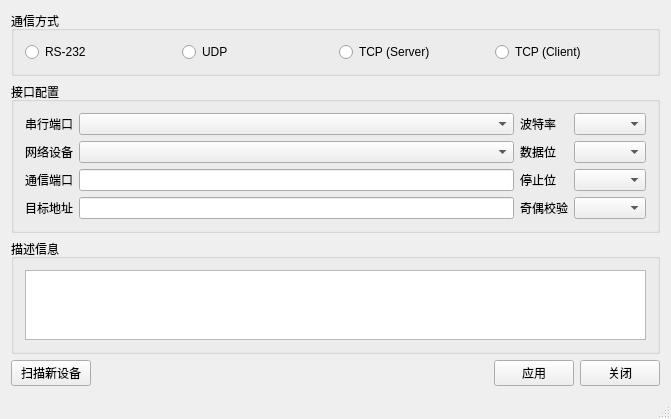
<?xml version="1.0" encoding="UTF-8"?>
<ui version="4.0">
 <class>MainWindow</class>
 <widget class="QMainWindow" name="MainWindow">
  <property name="geometry">
   <rect>
    <x>0</x>
    <y>0</y>
    <width>671</width>
    <height>399</height>
   </rect>
  </property>
  <property name="windowTitle">
   <string>MainWindow</string>
  </property>
  <widget class="QWidget" name="centralWidget">
   <layout class="QHBoxLayout" name="horizontalLayout_3">
    <item>
     <layout class="QVBoxLayout" name="verticalLayout">
      <item>
       <widget class="QGroupBox" name="groupBox">
        <property name="title">
         <string>通信方式</string>
        </property>
        <layout class="QHBoxLayout" name="horizontalLayout">
         <item>
          <widget class="QRadioButton" name="radioRS232">
           <property name="text">
            <string>RS-232</string>
           </property>
          </widget>
         </item>
         <item>
          <widget class="QRadioButton" name="radioUDP">
           <property name="text">
            <string>UDP</string>
           </property>
          </widget>
         </item>
         <item>
          <widget class="QRadioButton" name="radioTCPServer">
           <property name="text">
            <string>TCP (Server)</string>
           </property>
          </widget>
         </item>
         <item>
          <widget class="QRadioButton" name="radioTCPClient">
           <property name="text">
            <string>TCP (Client)</string>
           </property>
          </widget>
         </item>
        </layout>
       </widget>
      </item>
      <item>
       <widget class="QGroupBox" name="groupBox_2">
        <property name="title">
         <string>接口配置</string>
        </property>
        <layout class="QGridLayout" name="gridLayout_2">
         <item row="0" column="0">
          <widget class="QLabel" name="label">
           <property name="text">
            <string>串行端口</string>
           </property>
           <property name="buddy">
            <cstring>boxSPort</cstring>
           </property>
          </widget>
         </item>
         <item row="0" column="1">
          <widget class="QComboBox" name="boxSPort"/>
         </item>
         <item row="0" column="2">
          <widget class="QLabel" name="label_5">
           <property name="text">
            <string>波特率</string>
           </property>
           <property name="buddy">
            <cstring>boxBaudRate</cstring>
           </property>
          </widget>
         </item>
         <item row="0" column="3">
          <widget class="QComboBox" name="boxBaudRate"/>
         </item>
         <item row="1" column="0">
          <widget class="QLabel" name="label_2">
           <property name="text">
            <string>网络设备</string>
           </property>
           <property name="buddy">
            <cstring>boxNetDevice</cstring>
           </property>
          </widget>
         </item>
         <item row="1" column="1">
          <widget class="QComboBox" name="boxNetDevice"/>
         </item>
         <item row="1" column="2">
          <widget class="QLabel" name="label_6">
           <property name="text">
            <string>数据位</string>
           </property>
           <property name="buddy">
            <cstring>boxDataBits</cstring>
           </property>
          </widget>
         </item>
         <item row="1" column="3">
          <widget class="QComboBox" name="boxDataBits"/>
         </item>
         <item row="2" column="0">
          <widget class="QLabel" name="label_3">
           <property name="text">
            <string>通信端口</string>
           </property>
           <property name="buddy">
            <cstring>editPortNum</cstring>
           </property>
          </widget>
         </item>
         <item row="2" column="1">
          <widget class="QLineEdit" name="editPortNum"/>
         </item>
         <item row="2" column="2">
          <widget class="QLabel" name="label_7">
           <property name="text">
            <string>停止位</string>
           </property>
           <property name="buddy">
            <cstring>boxStopBits</cstring>
           </property>
          </widget>
         </item>
         <item row="2" column="3">
          <widget class="QComboBox" name="boxStopBits"/>
         </item>
         <item row="3" column="0">
          <widget class="QLabel" name="label_4">
           <property name="text">
            <string>目标地址</string>
           </property>
           <property name="buddy">
            <cstring>editDestAddress</cstring>
           </property>
          </widget>
         </item>
         <item row="3" column="1">
          <widget class="QLineEdit" name="editDestAddress"/>
         </item>
         <item row="3" column="2">
          <widget class="QLabel" name="label_8">
           <property name="text">
            <string>奇偶校验</string>
           </property>
           <property name="buddy">
            <cstring>boxParity</cstring>
           </property>
          </widget>
         </item>
         <item row="3" column="3">
          <widget class="QComboBox" name="boxParity"/>
         </item>
        </layout>
        <zorder>label</zorder>
        <zorder>boxSPort</zorder>
        <zorder>label_2</zorder>
        <zorder>boxNetDevice</zorder>
        <zorder>label_3</zorder>
        <zorder>editPortNum</zorder>
        <zorder>label_4</zorder>
        <zorder>editDestAddress</zorder>
        <zorder>label_5</zorder>
        <zorder>boxBaudRate</zorder>
        <zorder>label_6</zorder>
        <zorder>boxDataBits</zorder>
        <zorder>label_7</zorder>
        <zorder>boxStopBits</zorder>
        <zorder>boxParity</zorder>
        <zorder>label_8</zorder>
       </widget>
      </item>
      <item>
       <widget class="QGroupBox" name="groupBox_3">
        <property name="title">
         <string>描述信息</string>
        </property>
        <layout class="QGridLayout" name="gridLayout">
         <item row="0" column="0">
          <widget class="QTextBrowser" name="textBrowser"/>
         </item>
        </layout>
       </widget>
      </item>
      <item>
       <layout class="QHBoxLayout" name="horizontalLayout_2">
        <item>
         <widget class="QPushButton" name="btnScan">
          <property name="text">
           <string>扫描新设备</string>
          </property>
         </widget>
        </item>
        <item>
         <spacer name="horizontalSpacer">
          <property name="orientation">
           <enum>Qt::Horizontal</enum>
          </property>
          <property name="sizeHint" stdset="0">
           <size>
            <width>40</width>
            <height>20</height>
           </size>
          </property>
         </spacer>
        </item>
        <item>
         <widget class="QPushButton" name="btnApply">
          <property name="text">
           <string>应用</string>
          </property>
         </widget>
        </item>
        <item>
         <widget class="QPushButton" name="btnClose">
          <property name="text">
           <string>关闭</string>
          </property>
         </widget>
        </item>
       </layout>
      </item>
     </layout>
    </item>
   </layout>
  </widget>
  <widget class="QMenuBar" name="menuBar">
   <property name="geometry">
    <rect>
     <x>0</x>
     <y>0</y>
     <width>671</width>
     <height>23</height>
    </rect>
   </property>
  </widget>
  <widget class="QStatusBar" name="statusBar"/>
 </widget>
 <layoutdefault spacing="6" margin="11"/>
 <tabstops>
  <tabstop>btnClose</tabstop>
  <tabstop>radioRS232</tabstop>
  <tabstop>radioUDP</tabstop>
  <tabstop>radioTCPServer</tabstop>
  <tabstop>radioTCPClient</tabstop>
  <tabstop>boxSPort</tabstop>
  <tabstop>boxBaudRate</tabstop>
  <tabstop>boxDataBits</tabstop>
  <tabstop>boxStopBits</tabstop>
  <tabstop>boxParity</tabstop>
  <tabstop>boxNetDevice</tabstop>
  <tabstop>editPortNum</tabstop>
  <tabstop>editDestAddress</tabstop>
  <tabstop>btnScan</tabstop>
  <tabstop>btnApply</tabstop>
  <tabstop>textBrowser</tabstop>
 </tabstops>
 <resources/>
 <connections>
  <connection>
   <sender>btnClose</sender>
   <signal>clicked()</signal>
   <receiver>MainWindow</receiver>
   <slot>close()</slot>
   <hints>
    <hint type="sourcelabel">
     <x>618</x>
     <y>360</y>
    </hint>
    <hint type="destinationlabel">
     <x>618</x>
     <y>376</y>
    </hint>
   </hints>
  </connection>
 </connections>
</ui>
